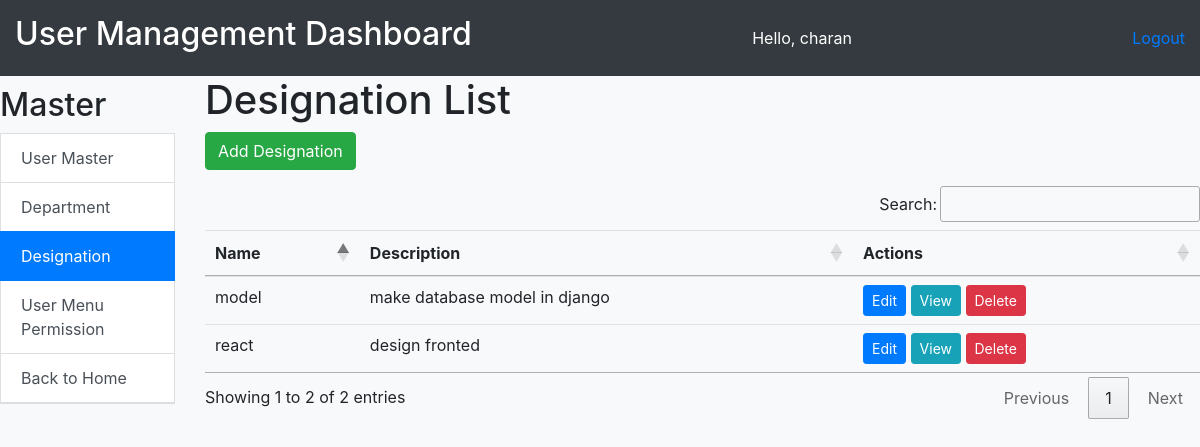
Screenshot of /emp_home/designations/ (signed in) with the database file from the repository.
### employee/models.py (models this page shows, shortened)
class Designation(models.Model):
    STATUS_CHOICES = [
        (1, 'Active'),
        (0, 'Inactive'),
    ]
    name = models.TextField()
    description = models.TextField()
    status = models.IntegerField(choices=STATUS_CHOICES, default=1)
    date_added = models.DateTimeField(default=timezone.now)
    date_updated = models.DateTimeField(auto_now=True)

### employee/views.py (the view)
# urls.py: path('designations/', designations, name='designations'),
@login_required
def designations(request):
    is_staff_user = request.user.is_staff
    if is_staff_user:
        designations = Designation.objects.all()
        return render(request, 'designation.html', {'designations': designations})
    else:
        employee_detail = get_object_or_404(EmployeeDetail, user=request.user)
        designation = employee_detail.designation
        return render(request, 'view_designation.html', {'designation': designation})

### employee/templates/designation.html (shortened to what this page needs)
{% extends 'user_management.html' %}
{% block content %}
  <h1>Designation List</h1>
  <a href="{% url 'add_designation' %}" class="btn btn-success mb-3">Add Designation</a>
  <table class="table" id='example'>
    <thead>
      <tr>
        <th scope="col">Name</th>
        <th scope="col">Description</th>
        <th scope="col">Actions</th>
      </tr>
    </thead>
    <tbody>
      {% for designation in designations %}
        <tr>
          <td>{{ designation.name }}</td>
          <td>{{ designation.description }}</td>
          <td>
            <a href="{% url 'edit_designation' designation.id %}" class="btn btn-primary btn-sm">Edit</a>
            <a href="{% url 'view_designation' designation.id %}" class="btn btn-info btn-sm">View</a>
            <button type="button" class="btn btn-danger btn-sm" data-toggle="modal" data-target="#deleteDesignation{{ designation.id }}">
              Delete
            </button>
          </td>
        </tr>
      {% endfor %}
    </tbody>
  </table>
{% endblock %}

### employee/templates/user_management.html (shortened to what this page needs)
<!DOCTYPE html>
<html lang="en">
<head>
    <link rel="stylesheet" href="https://cdn.jsdelivr.net/npm/bootstrap@4.6.2/dist/css/bootstrap.min.css">
    <link rel="stylesheet" type="text/css" href="https://cdn.datatables.net/1.13.7/css/jquery.dataTables.min.css">
    <link rel="stylesheet" type="text/css" href="https://cdn.datatables.net/buttons/2.4.2/css/buttons.dataTables.min.css">
</head>
<body>
<div class="">
    <div class="row">
        <div class="col-md-12">
            <div class="dashboard-header">
                <h2>User Management Dashboard</h2>
                <span>Hello, {{ user.first_name }}</span>
                <div>
                <a href="{% url 'logout' %}">Logout</a>
                </div>
            </div>
        </div>
    </div>
    <div class="row">
        <div class="col-sm-2 p-0">
            <div class="master-section">
                <h2>Master</h2>
                <a href="{% url 'user_master' %}" class="list-group-item list-group-item-action {% if request.resolver_match.url_name == 'user_master' %}active{% endif %}">User Master</a>
                <a href="{% url 'department' %}" class="list-group-item list-group-item-action {% if request.resolver_match.url_name == 'department' %}active{% endif %}">Department</a>
                <a href="{% url 'designations' %}" class="list-group-item list-group-item-action {% if request.resolver_match.url_name == 'designations' %}active{% endif %}">Designation</a>
                {% if user.is_staff %}
                <a href="{% url 'user_menu_permission' %}" class="list-group-item list-group-item-action {% if request.resolver_match.url_name == 'user_menu_permission' %}active{% endif %}">User Menu Permission</a>
                {% endif %}
                <a href="{% url 'emp_home' %}" class="list-group-item list-group-item-action {% if request.resolver_match.url_name == 'index' %}active{% endif %}">Back to Home</a>
            </div>
        </div>
        <div class="col-sm-10 main-content">
            {% block content %}{% endblock %}
        </div>
    </div>
</div>
</body>
</html>

### employee/templates/user_management.html (style rules this page uses)
body { background-color: #f8f9fa; margin: 0; }
.dashboard-header { background-color: #343a40; color: #ffffff; padding: 15px; text-align: right; display: flex; justify-content: space-between; align-items: center; width: 100%; margin: 0; }
.master-section { margin: 10px 15px; border-bottom: 1px solid #ddd; }

### rows the page displays
Designation: name "model", description "make database model in django"
Designation: name "react", description "design fronted"

### other values shown
{{ user.first_name }} "charan"
